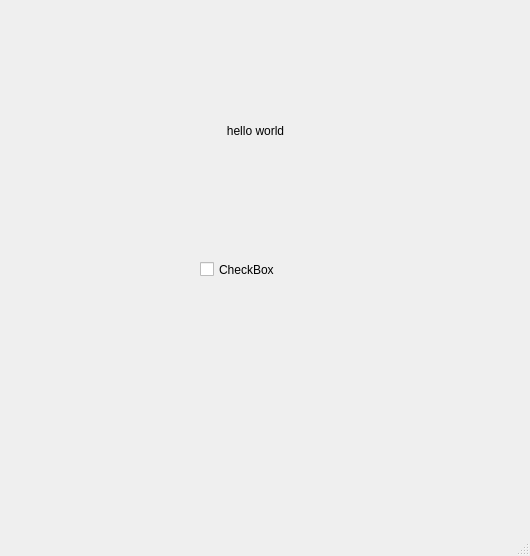
<?xml version="1.0" encoding="UTF-8"?>
<ui version="4.0">
 <class>MainWindow</class>
 <widget class="QMainWindow" name="MainWindow">
  <property name="geometry">
   <rect>
    <x>0</x>
    <y>0</y>
    <width>530</width>
    <height>556</height>
   </rect>
  </property>
  <property name="windowTitle">
   <string>MainWindow</string>
  </property>
  <widget class="QWidget" name="centralwidget">
   <property name="minimumSize">
    <size>
     <width>530</width>
     <height>505</height>
    </size>
   </property>
   <widget class="QWidget" name="verticalLayoutWidget">
    <property name="geometry">
     <rect>
      <x>0</x>
      <y>10</y>
      <width>511</width>
      <height>241</height>
     </rect>
    </property>
    <layout class="QVBoxLayout" name="verticalLayout">
     <item>
      <widget class="QLabel" name="label">
       <property name="text">
        <string>hello world</string>
       </property>
       <property name="alignment">
        <set>Qt::AlignCenter</set>
       </property>
      </widget>
     </item>
    </layout>
   </widget>
   <widget class="QCheckBox" name="checkBox">
    <property name="geometry">
     <rect>
      <x>200</x>
      <y>260</y>
      <width>91</width>
      <height>19</height>
     </rect>
    </property>
    <property name="sizePolicy">
     <sizepolicy hsizetype="Fixed" vsizetype="Fixed">
      <horstretch>0</horstretch>
      <verstretch>0</verstretch>
     </sizepolicy>
    </property>
    <property name="text">
     <string>CheckBox</string>
    </property>
   </widget>
  </widget>
  <widget class="QMenuBar" name="menubar">
   <property name="geometry">
    <rect>
     <x>0</x>
     <y>0</y>
     <width>530</width>
     <height>26</height>
    </rect>
   </property>
  </widget>
  <widget class="QStatusBar" name="statusbar"/>
 </widget>
 <resources/>
 <connections/>
</ui>
